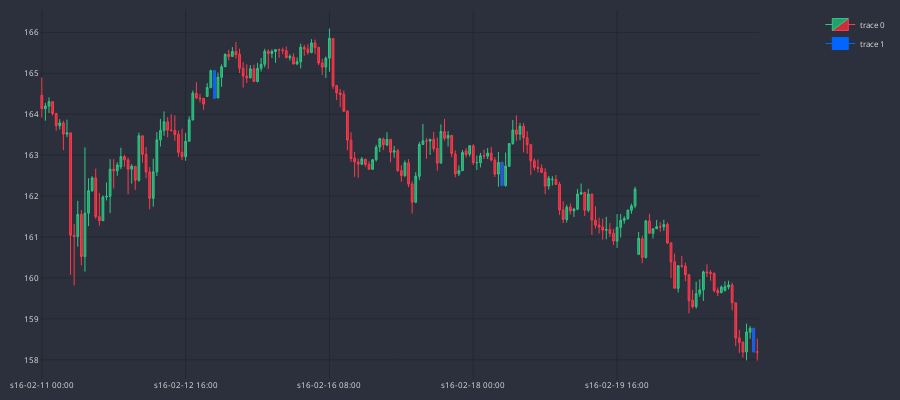

Notebook source saved alongside this figure:
### Code cell
MARKER = '#0066FF'
dfp = df_an.iloc[600:800]
cp = CandlePlot(dfp, candles=True)
df_temp = cp.df_plot[cp.df_plot.MARUBOZU==True]
cp.fig.add_trace(go.Candlestick(
                x=df_temp.sTime,
                open=df_temp.mid_o,
                high=df_temp.mid_h,
                low=df_temp.mid_l,
                close=df_temp.mid_c,
                line=dict(width=1), opacity=1,
                increasing_fillcolor=MARKER,
                decreasing_fillcolor=MARKER,
                increasing_line_color=MARKER,  
                decreasing_line_color=MARKER
            ))

cp.show_plot()

### Figure 1 — Plotly figure (JSON) as saved in the notebook; plotly's stock layout.template omitted (floating-point values rounded to 4 significant figures; data arrays with more than 128 entries replaced by an {"elided": "..."} marker saying what was removed)
{"data": [{"close": {"elided": "200 float values"}, "decreasing": {"fillcolor": "#CC2E3C", "line": {"color": "#FF3A4C"}}, "high": {"elided": "200 float values"}, "increasing": {"fillcolor": "#24A06B", "line": {"color": "#2EC886"}}, "line": {"width": 1}, "low": {"elided": "200 float values"}, "opacity": 1, "open": {"elided": "200 float values"}, "type": "candlestick", "x": {"elided": "200 str values"}}, {"close": [164.4, 162.3, 158.2], "decreasing": {"fillcolor": "#0066FF", "line": {"color": "#0066FF"}}, "high": [165.1, 162.8, 158.8], "increasing": {"fillcolor": "#0066FF", "line": {"color": "#0066FF"}}, "line": {"width": 1}, "low": [164.4, 162.3, 158.2], "opacity": 1, "open": [165.1, 162.8, 158.8], "type": "candlestick", "x": ["s16-02-15 00:00", "s16-02-18 08:00", "s16-02-23 06:00"]}], "layout": {"font": {"color": "#e1e1e1", "size": 8}, "height": 400, "margin": {"b": 10, "l": 10, "r": 10, "t": 10}, "paper_bgcolor": "#2c303c", "plot_bgcolor": "#2c303c", "width": 900, "xaxis": {"anchor": "y", "autorange": true, "domain": [0, 0.94], "gridcolor": "#1f292f", "nticks": 5, "range": [-0.5, 199.5], "rangeslider": {"visible": false, "yaxis": {}}, "type": "category"}, "yaxis": {"anchor": "x", "autorange": true, "domain": [0, 1], "gridcolor": "#1f292f", "range": [157.5, 166.5]}, "yaxis2": {"anchor": "x", "gridcolor": "#1f292f", "overlaying": "y", "side": "right"}}}
